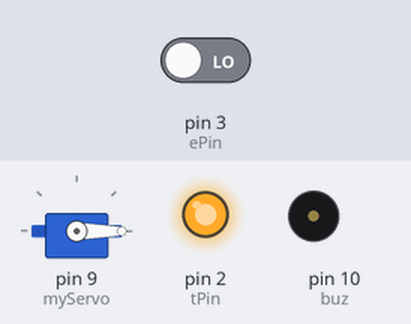
The sketch below on a simulated Arduino Uno, built with avr-gcc and run on an emulated ATmega328P. Parts: servo, output pins drawn as LEDs (lit = HIGH), buzzer (waves = sounding, pin HIGH). The test bench sets the inputs (shaded band); at power-on: pin 3 (ePin) LOW. What the sketch prints to the serial monitor is not drawn.

Above: at 0.1 s.
At 4.1 s:
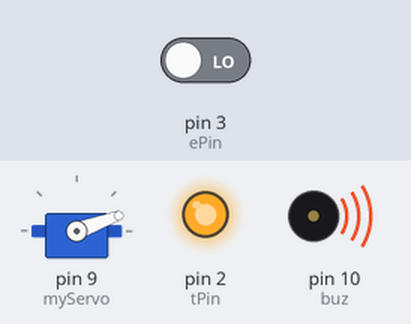
At 9.2 s:
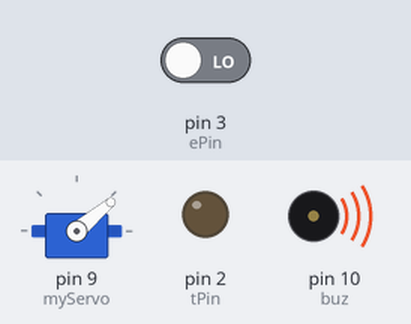
At 18.4 s:
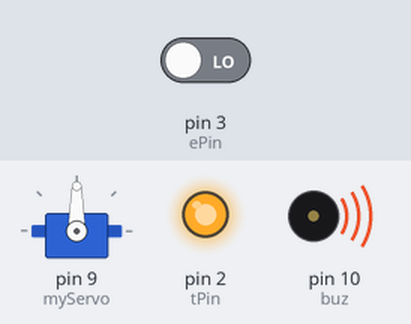
At 27.5 s:
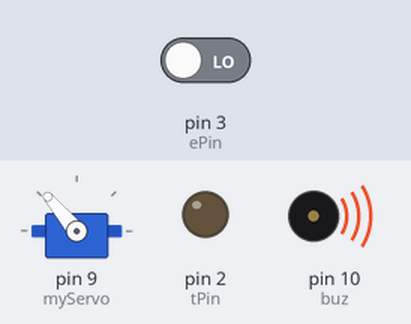
At 37.6 s:
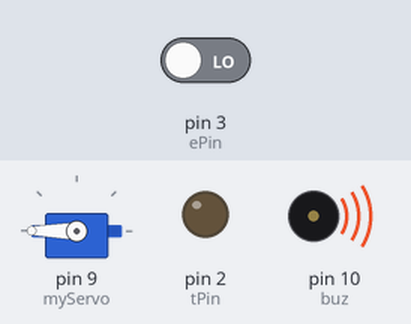
Timing chart, 0 to 40.0 s (numbered marks = the images above):
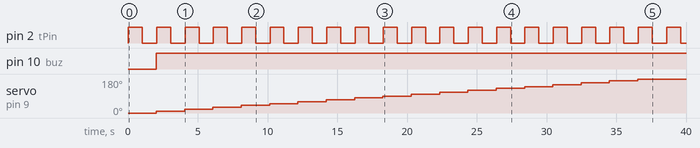

The sketch:

buzzer.ino
```cpp
#include <Servo.h>.
int tPin = 2;
int ePin = 3;
int buz = 10;
int d1,d2;
int i =0;
int sdistance;
Servo myServo;
void setup() {
  Serial.begin(9600);
  pinMode(tPin, OUTPUT);
  pinMode(ePin, INPUT);
  pinMode(buz,OUTPUT);
  myServo.attach(9);
}
void loop() {
  for(i=0;i<=180;i += 10)
  {
  myServo.write(i);
  delay(30);
  d2 = calculateDistance();

  Serial.print(i);
  Serial.print(",");
  Serial.print(d2);
  Serial.print(".");
  }

  for(i=180;i>0; i-=10){
  myServo.write(i);
  delay(30);
  d2 = calculateDistance();
  Serial.print(i);
  Serial.print(",");
  Serial.print(d2);
  Serial.print(".");
  }
}
int calculateDistance(){

  digitalWrite(tPin,HIGH);
  delay(1000);
  digitalWrite(tPin, LOW);
  d1 = pulseIn(ePin, HIGH);
  d2 = d1 * 0.0171821306;
  if (d2 < 10)
    {
      digitalWrite(buz,HIGH);

    }
    else
    {
      digitalWrite(buz,LOW);
    }
     return d2;
}
```

Measured:
- by itself, pin 2 (tPin): alternates HIGH for 1.0 s and LOW for 1.0 s
- by itself, pin 10 (buz): LOW → HIGH at 2.0 s
- by itself, servo on pin 9 (myServo): moves from 0° to 180° over 34.5 s
